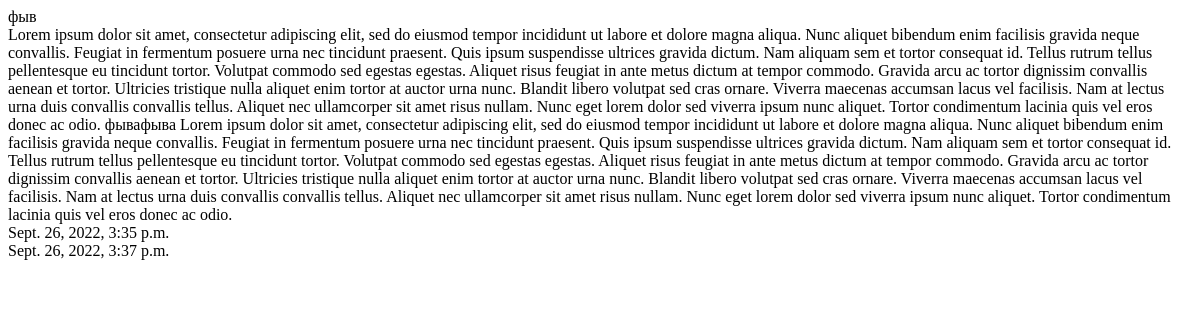
Page /news/7/ on the earlier database version.
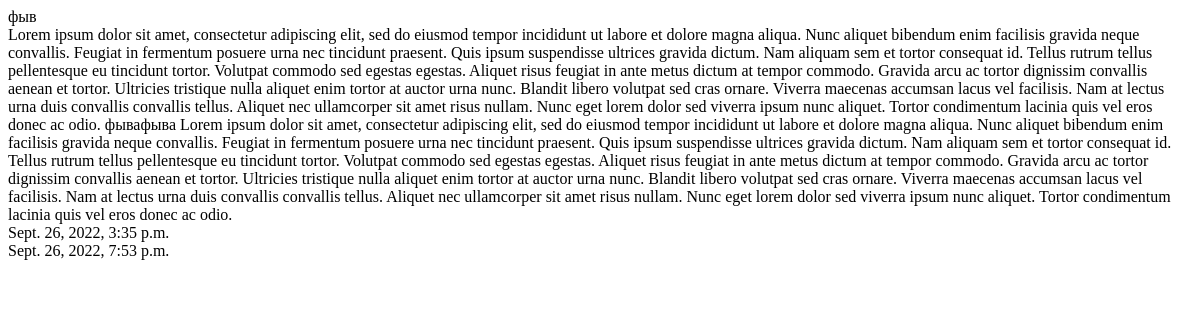
Same page on the later database version.
### web/models.py (models this page shows, shortened)
class News(models.Model):
    title = models.CharField(
        max_length=255, verbose_name='title'
    )
    content = models.TextField(
        max_length=4096, verbose_name='content'
    )
    created = models.DateTimeField(
        auto_now_add=True, verbose_name='created'
    )
    updated = models.DateTimeField(
        auto_now=True, verbose_name='updated'
    )
    publicated = models.BooleanField(
        default=False
    )
    author = models.ForeignKey(
        AUTH_USER_MODEL,
        on_delete=models.CASCADE,
        verbose_name='author',
        related_name='author',
        null=True)

### web/views.py (the view)
# urls.py: path('news/<int:news_id>/', concrete_news, name='datailnews'),
def concrete_news(request, news_id):
    try:
        query = News.objects.get(pk=int(news_id))
    except:
        raise Http404('Doesnt exist(')
    context = {
        'title': query.title,
        'news': query
    }
    return render(request, 'detailnews.html', context=context)

### web/templates/detailnews.html (shortened to what this page needs)
{% extends 'base.html' %}
{% load static %}
{% block main %}
{{ news.title }} </br>
{{ news.content }} </br>
{{ news.created }} </br>
{{ news.updated }} </br>
{% endblock %}

### web/templates/base.html (shortened to what this page needs)
{% load static %}
<!DOCTYPE html>
<html lang="en">
<head>
    {% block extrastyles %}
        <link rel="stylesheet" href="{% static 'web/home.css' %}">
    {% endblock %}
</head>
<body>
    {% block main %}
    {% endblock %}
</body>
</html>

Differences in the rows shown:
changed News "фыв": updated "Sept. 26, 2022, 3:37 p.m." → "Sept. 26, 2022, 7:53 p.m."
